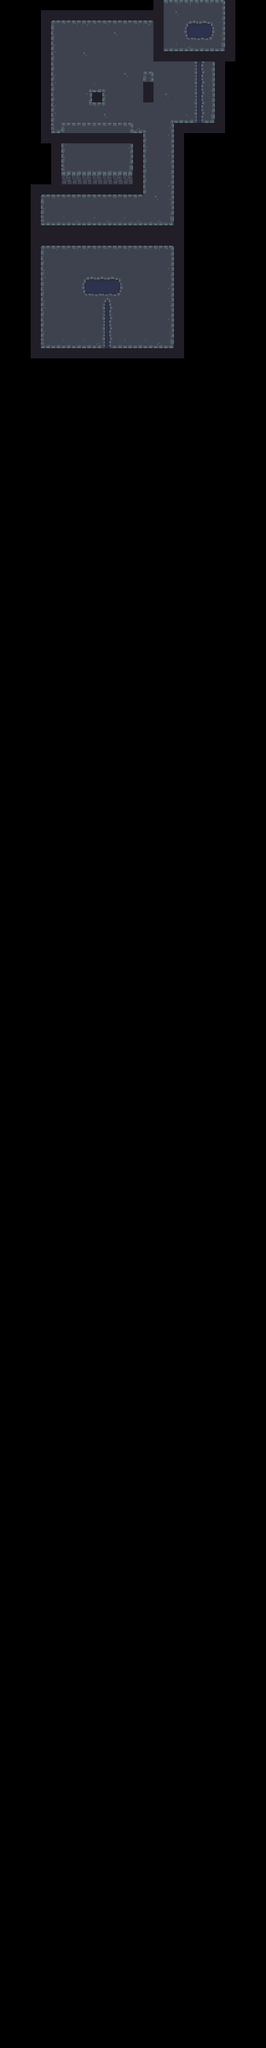

A level layout from a 2D game, rendered from its tile map. Below: a short description, then the map file with tile-grid data replaced by summaries:
An orthogonal 26x200 tile map with 16x16 px tiles, 3 tile layers (MainLayer, OverLayer, CollisionLayer) and 26 objects (13x DummyFollow, 8x DummyWalk, 3x DummyNormal, spawn).

<map version="1.0" tiledversion="1.0.2" orientation="orthogonal" renderorder="right-down" width="26" height="200" tilewidth="16" tileheight="16" nextobjectid="48">
 <tileset firstgid="1" name="Test" tilewidth="16" tileheight="16" tilecount="253" columns="23">
  <image source="../tiles/dungeon_tiles.png" width="368" height="176" />
  <tile id="27">
   <objectgroup draworder="index" />
  </tile>
 </tileset>
 <layer name="MainLayer" width="26" height="200">
  <data>[5200 cells, 452 non-empty, 59 distinct tile ids]</data>
 </layer>
 <layer name="OverLayer" width="26" height="200">
  <data>[5200 cells, 8 non-empty, 4 distinct tile ids]</data>
 </layer>
 <layer name="CollisionLayer" width="26" height="200">
  <data>[5200 cells, 160 non-empty, 1 distinct tile ids]</data>
 </layer>
 <objectgroup name="ObjectLayer">
  <object id="3" name="TestSpawn" type="spawn" gid="154" x="161" y="111.333" width="16" height="16" />
 </objectgroup>
 <objectgroup name="EnemiesLayer">
  <object id="23" name="DummyNormal" type="DummyNormal" gid="196" x="96" y="80.6667" width="16" height="16" />
  <object id="24" name="DummyNormal" type="DummyNormal" gid="196" x="112.333" y="80.3333" width="16" height="16" />
  <object id="26" name="DummyNormal" type="DummyNormal" gid="196" x="127.667" y="80.3333" width="16" height="16" />
  <object id="27" name="DummyWalk" type="DummyWalk" gid="196" x="264.667" y="159" width="16" height="16" />
  <object id="28" name="DummyWalk" type="DummyWalk" gid="196" x="272.333" y="27" width="16" height="16" />
  <object id="29" name="DummyWalk" type="DummyWalk" gid="196" x="188.333" y="160.333" width="16" height="16" />
  <object id="30" name="DummyWalk" type="DummyWalk" gid="196" x="103.667" y="160" width="16" height="16" />
  <object id="31" name="DummyWalk" type="DummyWalk" gid="196" x="159" y="319.667" width="16" height="16" />
  <object id="32" name="DummyFollow" type="DummyFollow" gid="196" x="79" y="348" width="16" height="16" />
  <object id="33" name="DummyFollow" type="DummyFollow" gid="196" x="98" y="347.667" width="16" height="16" />
  <object id="34" name="DummyFollow" type="DummyFollow" gid="196" x="116.667" y="347" width="16" height="16" />
  <object id="35" name="DummyFollow" type="DummyFollow" gid="196" x="136.667" y="347" width="16" height="16" />
  <object id="36" name="DummyFollow" type="DummyFollow" gid="196" x="159" y="346.667" width="16" height="16" />
  <object id="37" name="DummyFollow" type="DummyFollow" gid="196" x="180.667" y="346.667" width="16" height="16" />
  <object id="38" name="DummyFollow" type="DummyFollow" gid="196" x="204.667" y="346.667" width="16" height="16" />
  <object id="39" name="DummyFollow" type="DummyFollow" gid="196" x="229.667" y="347" width="16" height="16" />
  <object id="40" name="DummyFollow" type="DummyFollow" gid="196" x="251.333" y="346" width="16" height="16" />
  <object id="41" name="DummyFollow" type="DummyFollow" gid="196" x="220" y="523.333" width="16" height="16" />
  <object id="42" name="DummyFollow" type="DummyFollow" gid="196" x="239" y="410" width="16" height="16" />
  <object id="43" name="DummyFollow" type="DummyFollow" gid="196" x="84.6667" y="409.333" width="16" height="16" />
  <object id="44" name="DummyFollow" type="DummyFollow" gid="196" x="88.3333" y="527" width="16" height="16" />
  <object id="45" name="DummyWalk" type="DummyWalk" gid="196" x="223" y="491" width="16" height="16" />
  <object id="46" name="DummyWalk" type="DummyWalk" gid="196" x="108.667" y="493.333" width="16" height="16" />
  <object id="47" name="DummyWalk" type="DummyWalk" gid="196" x="160.333" y="431.333" width="16" height="16" />
 </objectgroup>
 <objectgroup name="CollisionObjects" visible="0">
  <object id="5" x="224" y="119">
   <polyline points="0,0 0,9 16,9 16.3333,-0.333333 0.333333,-0.333333" />
  </object>
 </objectgroup>
</map>
